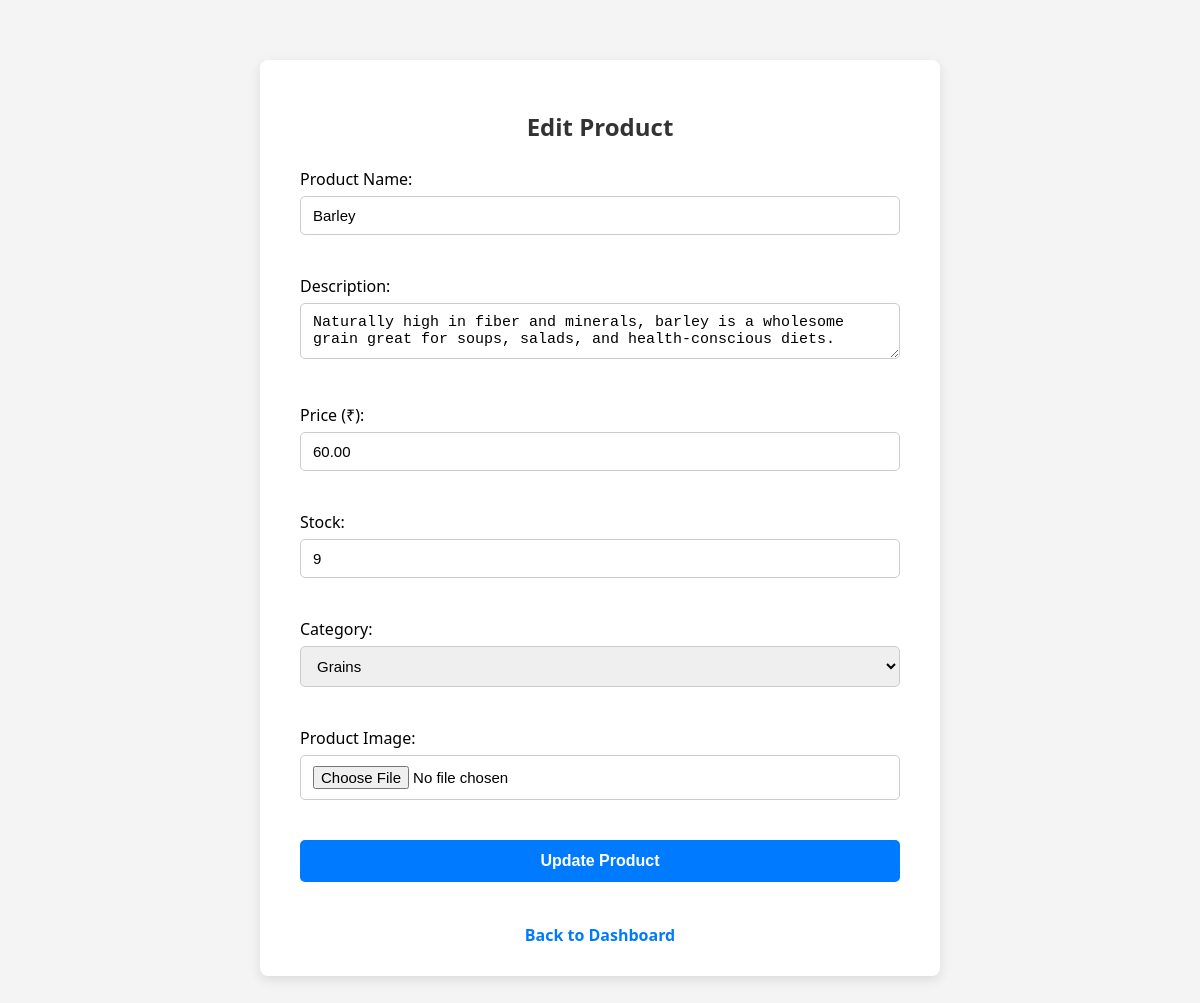
/adminn/edit-product/9 (signed in), run on the app's committed database.
### app/models.py (models this page shows, shortened)
class Product(models.Model):
    p_name = models.CharField(max_length=200)
    p_description = models.TextField()
    category = models.ForeignKey(Category, on_delete=models.CASCADE)  # Better to rename this to 'category'
    p_price = models.DecimalField(max_digits=10, decimal_places=2)  # Recommended field for price
    p_stock = models.PositiveIntegerField(default=0)  # Optional: stock quantity
    p_image = models.ImageField(upload_to='products/', blank=True, null=True)

class Category(models.Model):
    c_name=models.CharField(max_length=255,unique=True)
    def __str__(self):
        return self.c_name

### app/views.py (the view, shortened to what this page needs)
# urls.py: path('adminn/edit-product/<int:product_id>', views.edit_product, name='edit_product'),
@login_required(login_url='admin_login')
def edit_product(request, product_id):
    if not request.user.is_staff:
        return HttpResponse("Unauthorized", status=401)
    product = get_object_or_404(Product, pk=product_id)  # You were using `Customer` instead of `Product`
    success = None
    error = None
    categories=Category.objects.all()
    return render(request, 'admin/edit_product.html', {
        'product': product,
        'success': success,
        'categories':categories,
        'error': error
    })

### templates/admin/edit_product.html (shortened to what this page needs)
{% load static %}
<!DOCTYPE html>
<html lang="en">
<head>
    <link rel="stylesheet" href="{% static 'css/add-product.css' %}">
</head>
<body>
    <div class="container">
        <h2>Edit Product</h2>
        <form method="post" enctype="multipart/form-data">
            <label>Product Name:</label><br>
            <input type="text" name="p_name" value="{{ product.p_name|default_if_none:'' }}"><br><br>
            <label>Description:</label><br>
            <textarea name="p_description">{{ product.p_description|default_if_none:'' }}</textarea><br><br>
            <label>Price (₹):</label><br>
            <input type="number" step="0.01" name="p_price" value="{{ product.p_price|default_if_none:'' }}"><br><br>
            <label>Stock:</label><br>
            <input type="number" name="p_stock" value="{{ product.p_stock|default_if_none:'' }}"><br><br>
            <label>Category:</label><br>
            <select name="category">
                {% if product.category %}
                    <option value="{{ product.category.id }}">{{ product.category }}</option>
                {% endif %}
            </select><br><br>
            <label>Product Image:</label><br>
            <input type="file" name="p_image"><br><br>
            <button type="submit">Update Product</button>
        </form>
        <br>
        <a href="{% url 'admin_dashboard' %}">Back to Dashboard</a>
    </div>
</body>
</html>

### static/css/add-product.css (style rules this page uses)
body { font-family: 'Segoe UI', Tahoma, Geneva, Verdana, sans-serif; background-color: #f4f4f4; margin: 0; padding: 0; }
.container { max-width: 600px; margin: 60px auto; background-color: #ffffff; padding: 30px 40px; border-radius: 8px; box-shadow: 0 4px 12px rgba(0, 0, 0, 0.1); }
h2 { text-align: center; color: #333; margin-bottom: 25px; }
input[type="text"], input[type="number"], select, textarea, input[type="file"] { width: 100%; padding: 10px 12px; margin-top: 6px; margin-bottom: 18px; border: 1px solid #ccc; border-radius: 5px; box-sizing: border-box; font-size: 15px; transition: border-color 0.3s ease; }
button { width: 100%; padding: 12px; background-color: #007bff; color: white; font-size: 16px; font-weight: bold; border: none; border-radius: 5px; cursor: pointer; transition: background 0.3s ease; }
a { display: block; text-align: center; margin-top: 20px; text-decoration: none; color: #007bff; font-weight: bold; }

### data on the page
Product: p_name "Barley", p_description "Naturally high in fiber and minerals, barley is a wholesome grain great for soups, salads, and health-conscious diets.", p_price "60.00", p_stock "9", category "Grains"
